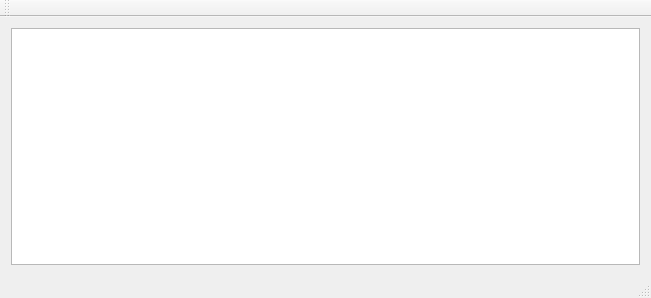
<?xml version="1.0" encoding="UTF-8"?>
<ui version="4.0">
 <class>MainWindow</class>
 <widget class="QMainWindow" name="MainWindow">
  <property name="geometry">
   <rect>
    <x>0</x>
    <y>0</y>
    <width>651</width>
    <height>298</height>
   </rect>
  </property>
  <property name="windowTitle">
   <string>MainWindow</string>
  </property>
  <widget class="QWidget" name="centralWidget">
   <layout class="QGridLayout" name="gridLayout">
    <item row="0" column="0">
     <widget class="QGraphicsView" name="graphicsView"/>
    </item>
   </layout>
  </widget>
  <widget class="QMenuBar" name="menuBar">
   <property name="geometry">
    <rect>
     <x>0</x>
     <y>0</y>
     <width>651</width>
     <height>22</height>
    </rect>
   </property>
  </widget>
  <widget class="QToolBar" name="mainToolBar">
   <attribute name="toolBarArea">
    <enum>TopToolBarArea</enum>
   </attribute>
   <attribute name="toolBarBreak">
    <bool>false</bool>
   </attribute>
  </widget>
  <widget class="QStatusBar" name="statusBar"/>
 </widget>
 <layoutdefault spacing="6" margin="11"/>
 <resources/>
 <connections/>
</ui>
